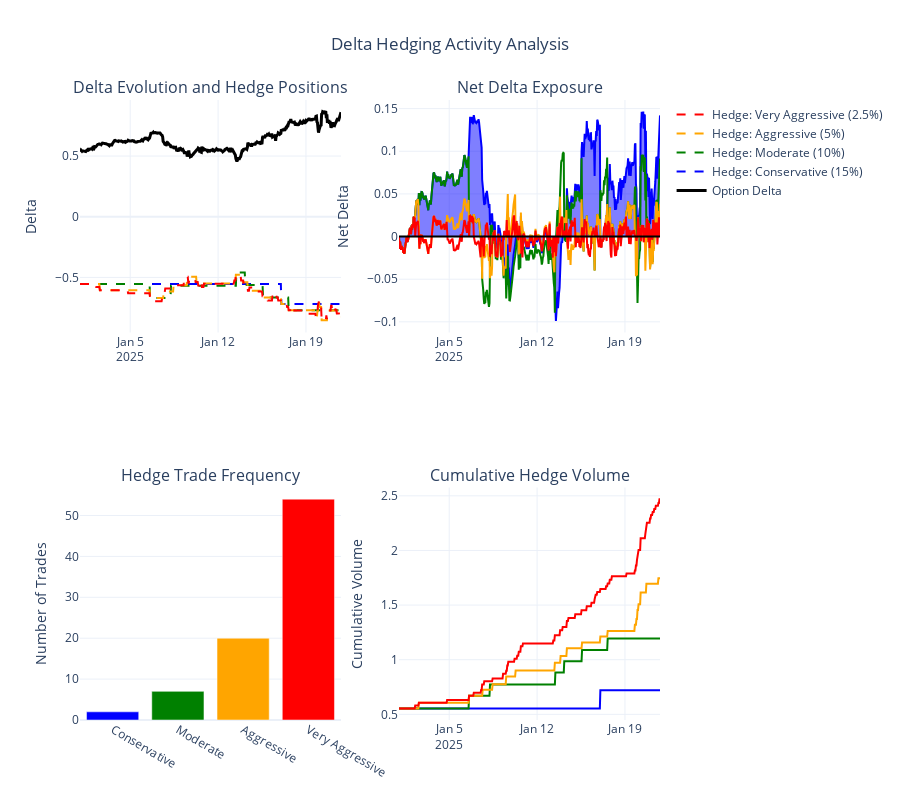

The notebook cell saved with this chart:
### Code cell
# Create comprehensive hedging visualization
fig_hedge = make_subplots(
    rows=2, cols=2,
    subplot_titles=[
        'Delta Evolution and Hedge Positions',
        'Net Delta Exposure',
        'Hedge Trade Frequency',
        'Cumulative Hedge Volume'
    ]
)

# Colors for different strategies
colors = ['blue', 'green', 'orange', 'red']

# 1. Delta Evolution and Hedge Positions
base_df = hedge_results['Moderate (10%)']
fig_hedge.add_trace(
    go.Scatter(
        x=base_df['timestamp'],
        y=base_df['option_delta'],
        name='Option Delta',
        line=dict(color='black', width=3)
    ),
    row=1, col=1
)

for i, (name, df) in enumerate(hedge_results.items()):
    fig_hedge.add_trace(
        go.Scatter(
            x=df['timestamp'],
            y=df['hedge_position'],
            name=f'Hedge: {name}',
            line=dict(color=colors[i], width=2, dash='dash')
        ),
        row=1, col=1
    )

# 2. Net Delta Exposure
for i, (name, df) in enumerate(hedge_results.items()):
    fig_hedge.add_trace(
        go.Scatter(
            x=df['timestamp'],
            y=df['net_delta'],
            name=f'Net Δ: {name}',
            line=dict(color=colors[i], width=2),
            fill='tonexty' if i == 0 else None,
            showlegend=False
        ),
        row=1, col=2
    )

fig_hedge.add_hline(y=0, line_dash="solid", line_color="black", row=1, col=2)

# 3. Hedge Trade Frequency (bar chart)
trade_counts = []
strategy_names = []
avg_trade_sizes = []

for name, df in hedge_results.items():
    trades = df[df['hedge_trade'] != 0]
    trade_counts.append(len(trades))
    strategy_names.append(name.split(' (')[0])  # Shorten name
    avg_trade_sizes.append(abs(trades['hedge_trade']).mean() if len(trades) > 0 else 0)

fig_hedge.add_trace(
    go.Bar(
        x=strategy_names,
        y=trade_counts,
        name='Trade Count',
        marker_color=colors,
        showlegend=False
    ),
    row=2, col=1
)

# 4. Cumulative Hedge Volume
for i, (name, df) in enumerate(hedge_results.items()):
    cumulative_volume = abs(df['hedge_trade']).cumsum()
    fig_hedge.add_trace(
        go.Scatter(
            x=df['timestamp'],
            y=cumulative_volume,
            name=f'Vol: {name}',
            line=dict(color=colors[i], width=2),
            showlegend=False
        ),
        row=2, col=2
    )

# Update layout
fig_hedge.update_layout(
    height=800,
    title_text="Delta Hedging Activity Analysis",
    title_x=0.5,
    showlegend=True
)

# Update axis labels
fig_hedge.update_yaxes(title_text="Delta", row=1, col=1)
fig_hedge.update_yaxes(title_text="Net Delta", row=1, col=2)
fig_hedge.update_yaxes(title_text="Number of Trades", row=2, col=1)
fig_hedge.update_yaxes(title_text="Cumulative Volume", row=2, col=2)

fig_hedge.show()

# Print hedging statistics
print("\n🔄 Hedging Activity Summary:")
print("=" * 50)
for i, (name, df) in enumerate(hedge_results.items()):
    trades = df[df['hedge_trade'] != 0]
    max_net_delta = abs(df['net_delta']).max()
    total_volume = abs(df['hedge_trade']).sum()
    
    print(f"\n{name}:")
    print(f"  🔢 Total Trades: {len(trades)}")
    print(f"  📊 Avg Trade Size: {avg_trade_sizes[i]:.4f}")
    print(f"  📈 Max Net Delta: {max_net_delta:.4f}")
    print(f"  📦 Total Volume: {total_volume:.2f}")

### Figure 1 — Plotly figure (JSON) as saved in the notebook; plotly's stock layout.template omitted (floating-point values rounded to 4 significant figures; data arrays with more than 128 entries replaced by an {"elided": "..."} marker saying what was removed)
{"data": [{"line": {"color": "black", "width": 3}, "name": "Option Delta", "type": "scatter", "x": {"elided": "500 str values"}, "xaxis": "x", "y": {"elided": "500 float values"}, "yaxis": "y"}, {"line": {"color": "blue", "dash": "dash", "width": 2}, "name": "Hedge: Conservative (15%)", "type": "scatter", "x": {"elided": "500 str values"}, "xaxis": "x", "y": {"elided": "500 float values"}, "yaxis": "y"}, {"line": {"color": "green", "dash": "dash", "width": 2}, "name": "Hedge: Moderate (10%)", "type": "scatter", "x": {"elided": "500 str values"}, "xaxis": "x", "y": {"elided": "500 float values"}, "yaxis": "y"}, {"line": {"color": "orange", "dash": "dash", "width": 2}, "name": "Hedge: Aggressive (5%)", "type": "scatter", "x": {"elided": "500 str values"}, "xaxis": "x", "y": {"elided": "500 float values"}, "yaxis": "y"}, {"line": {"color": "red", "dash": "dash", "width": 2}, "name": "Hedge: Very Aggressive (2.5%)", "type": "scatter", "x": {"elided": "500 str values"}, "xaxis": "x", "y": {"elided": "500 float values"}, "yaxis": "y"}, {"fill": "tonexty", "line": {"color": "blue", "width": 2}, "name": "Net Δ: Conservative (15%)", "showlegend": false, "type": "scatter", "x": {"elided": "500 str values"}, "xaxis": "x2", "y": {"elided": "500 float values"}, "yaxis": "y2"}, {"line": {"color": "green", "width": 2}, "name": "Net Δ: Moderate (10%)", "showlegend": false, "type": "scatter", "x": {"elided": "500 str values"}, "xaxis": "x2", "y": {"elided": "500 float values"}, "yaxis": "y2"}, {"line": {"color": "orange", "width": 2}, "name": "Net Δ: Aggressive (5%)", "showlegend": false, "type": "scatter", "x": {"elided": "500 str values"}, "xaxis": "x2", "y": {"elided": "500 float values"}, "yaxis": "y2"}, {"line": {"color": "red", "width": 2}, "name": "Net Δ: Very Aggressive (2.5%)", "showlegend": false, "type": "scatter", "x": {"elided": "500 str values"}, "xaxis": "x2", "y": {"elided": "500 float values"}, "yaxis": "y2"}, {"marker": {"color": ["blue", "green", "orange", "red"]}, "name": "Trade Count", "showlegend": false, "type": "bar", "x": ["Conservative", "Moderate", "Aggressive", "Very Aggressive"], "xaxis": "x3", "y": [2, 7, 20, 54], "yaxis": "y3"}, {"line": {"color": "blue", "width": 2}, "name": "Vol: Conservative (15%)", "showlegend": false, "type": "scatter", "x": {"elided": "500 str values"}, "xaxis": "x4", "y": {"elided": "500 float values"}, "yaxis": "y4"}, {"line": {"color": "green", "width": 2}, "name": "Vol: Moderate (10%)", "showlegend": false, "type": "scatter", "x": {"elided": "500 str values"}, "xaxis": "x4", "y": {"elided": "500 float values"}, "yaxis": "y4"}, {"line": {"color": "orange", "width": 2}, "name": "Vol: Aggressive (5%)", "showlegend": false, "type": "scatter", "x": {"elided": "500 str values"}, "xaxis": "x4", "y": {"elided": "500 float values"}, "yaxis": "y4"}, {"line": {"color": "red", "width": 2}, "name": "Vol: Very Aggressive (2.5%)", "showlegend": false, "type": "scatter", "x": {"elided": "500 str values"}, "xaxis": "x4", "y": {"elided": "500 float values"}, "yaxis": "y4"}], "layout": {"annotations": [{"font": {"size": 16}, "showarrow": false, "text": "Delta Evolution and Hedge Positions", "x": 0.225, "xanchor": "center", "xref": "paper", "y": 1, "yanchor": "bottom", "yref": "paper"}, {"font": {"size": 16}, "showarrow": false, "text": "Net Delta Exposure", "x": 0.775, "xanchor": "center", "xref": "paper", "y": 1, "yanchor": "bottom", "yref": "paper"}, {"font": {"size": 16}, "showarrow": false, "text": "Hedge Trade Frequency", "x": 0.225, "xanchor": "center", "xref": "paper", "y": 0.375, "yanchor": "bottom", "yref": "paper"}, {"font": {"size": 16}, "showarrow": false, "text": "Cumulative Hedge Volume", "x": 0.775, "xanchor": "center", "xref": "paper", "y": 0.375, "yanchor": "bottom", "yref": "paper"}], "height": 800, "shapes": [{"line": {"color": "black", "dash": "solid"}, "type": "line", "x0": 0, "x1": 1, "xref": "x2 domain", "y0": 0, "y1": 0, "yref": "y2"}], "showlegend": true, "title": {"text": "Delta Hedging Activity Analysis", "x": 0.5}, "xaxis": {"anchor": "y", "domain": [0, 0.45]}, "xaxis2": {"anchor": "y2", "domain": [0.55, 1]}, "xaxis3": {"anchor": "y3", "domain": [0, 0.45]}, "xaxis4": {"anchor": "y4", "domain": [0.55, 1]}, "yaxis": {"anchor": "x", "domain": [0.625, 1], "title": {"text": "Delta"}}, "yaxis2": {"anchor": "x2", "domain": [0.625, 1], "title": {"text": "Net Delta"}}, "yaxis3": {"anchor": "x3", "domain": [0, 0.375], "title": {"text": "Number of Trades"}}, "yaxis4": {"anchor": "x4", "domain": [0, 0.375], "title": {"text": "Cumulative Volume"}}}}
